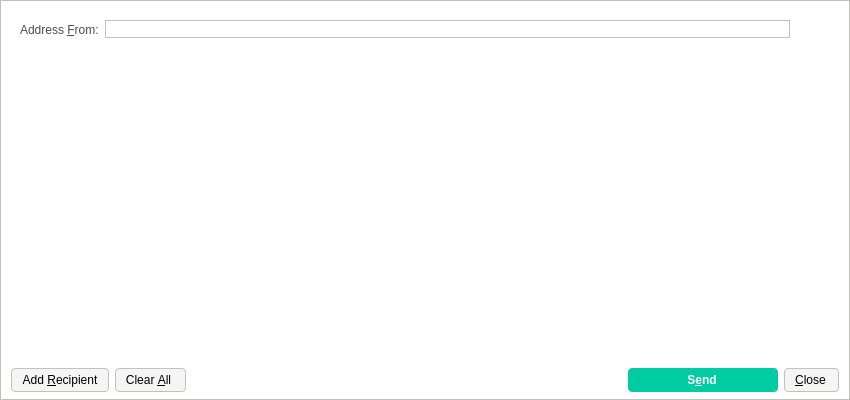
<?xml version="1.0" encoding="UTF-8"?>
<ui version="4.0">
 <class>SendMessagesDialog</class>
 <widget class="QDialog" name="SendMessagesDialog">
  <property name="geometry">
   <rect>
    <x>0</x>
    <y>0</y>
    <width>850</width>
    <height>400</height>
   </rect>
  </property>
  <property name="windowTitle">
   <string>Send Messages</string>
  </property>
  <property name="styleSheet">
   <string notr="true">background-color: rgb(255, 255, 255);
border: 1px solid #c4c1bd;</string>
  </property>
  <layout class="QVBoxLayout" name="verticalLayout" stretch="0,1,0">
   <property name="bottomMargin">
    <number>8</number>
   </property>
   <item>
    <widget class="QFrame" name="frameAddressFrom">
     <property name="sizePolicy">
      <sizepolicy hsizetype="Expanding" vsizetype="Expanding">
       <horstretch>0</horstretch>
       <verstretch>0</verstretch>
      </sizepolicy>
     </property>
     <property name="maximumSize">
      <size>
       <width>16777215</width>
       <height>16777215</height>
      </size>
     </property>
     <property name="styleSheet">
      <string notr="true">border: 0;</string>
     </property>
     <property name="frameShape">
      <enum>QFrame::StyledPanel</enum>
     </property>
     <property name="frameShadow">
      <enum>QFrame::Sunken</enum>
     </property>
     <layout class="QHBoxLayout" name="horizontalLayout_3">
      <item>
       <widget class="QLabel" name="addressFromLabel">
        <property name="styleSheet">
         <string notr="true">color: #4c4c4c;
border: 0;</string>
        </property>
        <property name="text">
         <string>Address &amp;From:</string>
        </property>
        <property name="buddy">
         <cstring>addressFrom</cstring>
        </property>
       </widget>
      </item>
      <item>
       <layout class="QHBoxLayout" name="horizontalLayout_4">
        <property name="spacing">
         <number>1</number>
        </property>
        <item>
         <widget class="QValidatedLineEdit" name="addressFrom">
          <property name="styleSheet">
           <string notr="true">border: 1px solid #c4c1bd;</string>
          </property>
         </widget>
        </item>
        <item>
         <widget class="QToolButton" name="addressBookButton">
          <property name="toolTip">
           <string>Choose address from address book</string>
          </property>
          <property name="styleSheet">
           <string notr="true">border: 0;</string>
          </property>
          <property name="text">
           <string/>
          </property>
          <property name="icon">
           <iconset resource="../bitcoin.qrc">
            <normaloff>:/icons/address-book</normaloff>:/icons/address-book</iconset>
          </property>
          <property name="shortcut">
           <string>Alt+A</string>
          </property>
         </widget>
        </item>
        <item>
         <widget class="QToolButton" name="pasteButton">
          <property name="toolTip">
           <string>Paste address from clipboard</string>
          </property>
          <property name="styleSheet">
           <string notr="true">border: 0;</string>
          </property>
          <property name="text">
           <string/>
          </property>
          <property name="icon">
           <iconset resource="../bitcoin.qrc">
            <normaloff>:/icons/editpaste</normaloff>:/icons/editpaste</iconset>
          </property>
          <property name="shortcut">
           <string>Alt+P</string>
          </property>
         </widget>
        </item>
       </layout>
      </item>
     </layout>
    </widget>
   </item>
   <item>
    <widget class="QScrollArea" name="scrollArea">
     <property name="styleSheet">
      <string notr="true">border: 0;</string>
     </property>
     <property name="widgetResizable">
      <bool>true</bool>
     </property>
     <widget class="QWidget" name="scrollAreaWidgetContents">
      <property name="geometry">
       <rect>
        <x>0</x>
        <y>0</y>
        <width>832</width>
        <height>301</height>
       </rect>
      </property>
      <property name="styleSheet">
       <string notr="true">border: 0;</string>
      </property>
      <layout class="QVBoxLayout" name="verticalLayout_2">
       <property name="leftMargin">
        <number>0</number>
       </property>
       <property name="topMargin">
        <number>0</number>
       </property>
       <property name="rightMargin">
        <number>0</number>
       </property>
       <property name="bottomMargin">
        <number>0</number>
       </property>
       <item>
        <layout class="QVBoxLayout" name="entries">
         <property name="spacing">
          <number>6</number>
         </property>
        </layout>
       </item>
      </layout>
     </widget>
    </widget>
   </item>
   <item>
    <layout class="QHBoxLayout" name="horizontalLayout">
     <item>
      <widget class="QPushButton" name="addButton">
       <property name="toolTip">
        <string>Send to multiple recipients at once</string>
       </property>
       <property name="styleSheet">
        <string notr="true">background-color: rgb(245, 245, 245);
border-radius: 4px;
border: 1px solid #c4c1bd;
font-weight: 400;
padding: 4px;
padding-left: 10px;
padding-right: 10px;
icon-size: 0;</string>
       </property>
       <property name="text">
        <string>Add &amp;Recipient</string>
       </property>
       <property name="icon">
        <iconset resource="../bitcoin.qrc">
         <normaloff>:/icons/add</normaloff>:/icons/add</iconset>
       </property>
       <property name="autoDefault">
        <bool>false</bool>
       </property>
      </widget>
     </item>
     <item>
      <widget class="QPushButton" name="clearButton">
       <property name="sizePolicy">
        <sizepolicy hsizetype="Minimum" vsizetype="Fixed">
         <horstretch>0</horstretch>
         <verstretch>0</verstretch>
        </sizepolicy>
       </property>
       <property name="toolTip">
        <string>Remove all transaction fields</string>
       </property>
       <property name="styleSheet">
        <string notr="true">background-color: rgb(245, 245, 245);
border-radius: 4px;
border: 1px solid #c4c1bd;
font-weight: 400;
padding: 4px;
padding-left: 10px;
padding-right: 14px;
icon-size: 0;</string>
       </property>
       <property name="text">
        <string>Clear &amp;All</string>
       </property>
       <property name="icon">
        <iconset resource="../bitcoin.qrc">
         <normaloff>:/icons/remove</normaloff>:/icons/remove</iconset>
       </property>
       <property name="autoRepeatDelay">
        <number>300</number>
       </property>
       <property name="autoDefault">
        <bool>false</bool>
       </property>
      </widget>
     </item>
     <item>
      <spacer name="horizontalSpacer">
       <property name="orientation">
        <enum>Qt::Horizontal</enum>
       </property>
       <property name="sizeHint" stdset="0">
        <size>
         <width>40</width>
         <height>20</height>
        </size>
       </property>
      </spacer>
     </item>
     <item>
      <widget class="QPushButton" name="sendButton">
       <property name="minimumSize">
        <size>
         <width>150</width>
         <height>0</height>
        </size>
       </property>
       <property name="toolTip">
        <string>Confirm the send action</string>
       </property>
       <property name="styleSheet">
        <string notr="true">background-color: rgb(0, 204, 163);
color: rgb(255, 255, 255);
border-radius: 4px;
border-color:  rgb(0, 204, 163);
font-weight: 600;
padding: 4px;
padding-left: 10px;
padding-right: 12px;
icon-size: 0;</string>
       </property>
       <property name="text">
        <string>S&amp;end</string>
       </property>
       <property name="default">
        <bool>true</bool>
       </property>
      </widget>
     </item>
     <item>
      <widget class="QPushButton" name="closeButton">
       <property name="styleSheet">
        <string notr="true">background-color: rgb(245, 245, 245);
border-radius: 4px;
border: 1px solid #c4c1bd;
font-weight: 400;
padding: 4px;
padding-left: 10px;
padding-right: 12px;
icon-size: 0;</string>
       </property>
       <property name="text">
        <string>&amp;Close</string>
       </property>
       <property name="icon">
        <iconset resource="../bitcoin.qrc">
         <normaloff>:/icons/quit</normaloff>:/icons/quit</iconset>
       </property>
      </widget>
     </item>
    </layout>
   </item>
  </layout>
 </widget>
 <customwidgets>
  <customwidget>
   <class>QValidatedLineEdit</class>
   <extends>QLineEdit</extends>
   <header>qvalidatedlineedit.h</header>
  </customwidget>
 </customwidgets>
 <resources>
  <include location="../bitcoin.qrc"/>
 </resources>
 <connections/>
</ui>
